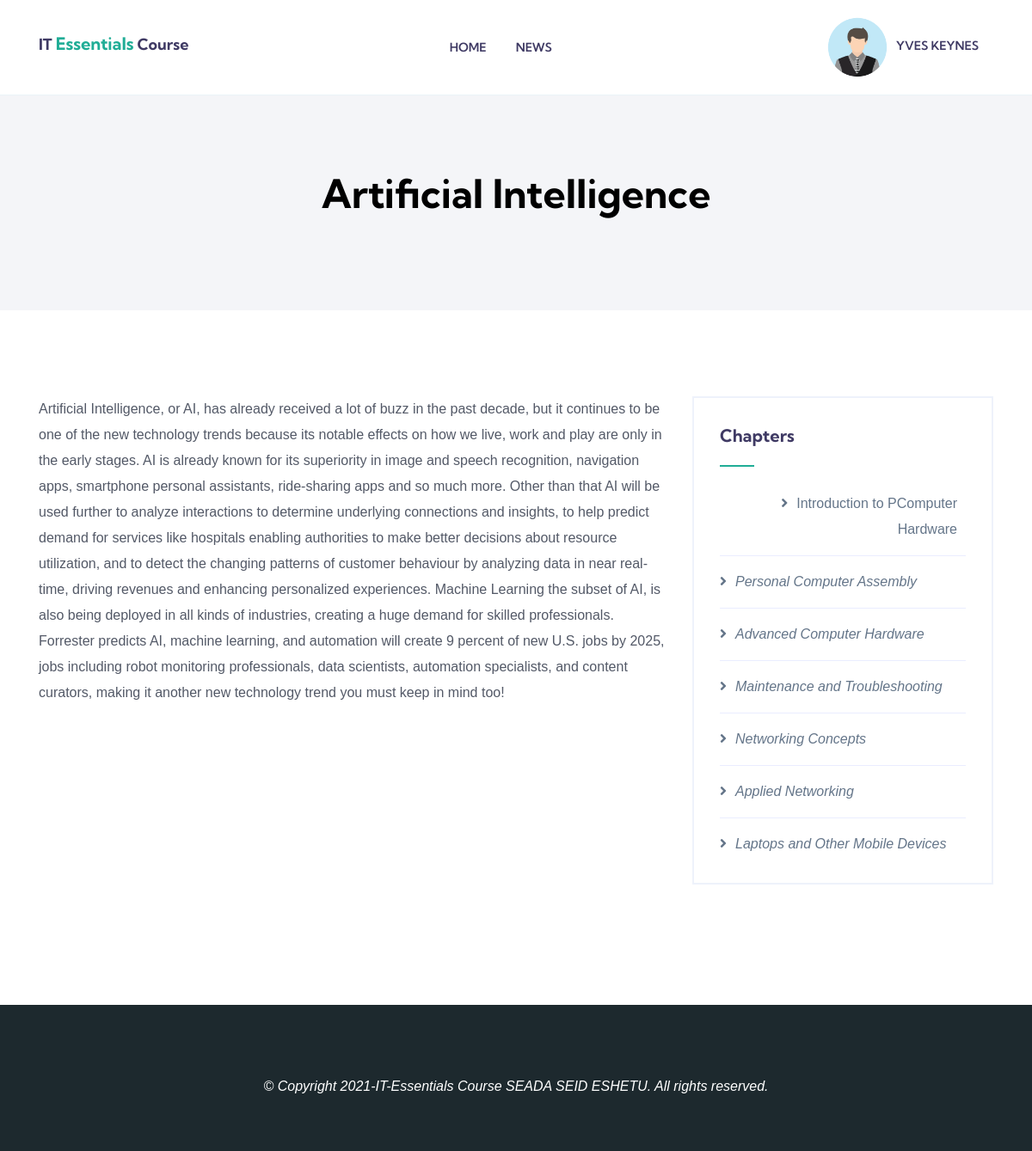
The app's page /news/1 (signed in) with its own data.
### it_essentials/models.py (models this page shows, shortened)
class StudentProfile(AbstractBaseUser, PermissionsMixin):
    email = models.EmailField(unique=True, max_length=30)
    name = models.CharField(max_length=250)
    profile_image = models.ImageField(upload_to='profile_images',null=True, blank=True, default="me.png")
    is_active = models.BooleanField(default=True)
    is_staff = models.BooleanField(default=False)
    date_joined = models.DateTimeField(default=timezone.now)
    last_login = models.DateTimeField(null=True)
    objects = UserProfileManager()
    USERNAME_FIELD = 'email'
    REQUIRED_FIELDS = ['name']

class News(models.Model):
    title = models.CharField(max_length=300)
    content = content = models.TextField()
    published_date = models.DateField(auto_now_add=True)

class Chapter(models.Model):
    name = models.CharField(max_length=300)
    content = models.TextField()
    cover_image = models.ImageField(upload_to='chapters_cover_images')
    file_to_download = models.FileField(upload_to='chapter_file', blank=True, null=True)
    created = models.DateTimeField(auto_now_add=True)

### it_essentials/views.py (the view)
# urls.py: path('news/<int:id>', news_details, name='news_details'),
def news_details(request, id):
    news=News.objects.get(id=id)
    chapters = Chapter.objects.all()
    return render(request, 'core/news_details.html',{'news':news,'chapters':chapters})

### it_essentials/templates/core/news_details.html
{% extends "index.html" %} {% block container %}
<section class="page-header">
    <div class="container">
        <div class="row justify-content-center">
            <div class="col-lg-8 col-xl-8">
                <div class="title-block">
                    <h1>{{news.title}}</h1>
                </div>
            </div>
        </div>
    </div>
</section>
<div class="page-wrapper">
    <div class="container">
        <div class="row">
            <div class="col-lg-8 col-xl-8">
                <div class="post-single">
                    <div class="single-post-content">
                        {{news.content}}
                    </div>
                </div>
            </div>
            <div class="col-lg-4 col-xl-4 ">
                <div class="blog-sidebar mt-5 mt-lg-0 ">
                    <div class="widget widget_categories ">
                        <h4 class="widget-title ">Chapters</h4>
                        <ul>
                            {% for chapter in chapters %}
                            <li class="cat-item "><a href="{% url 'chapter' chapter.id %}"><i class="fa fa-angle-right "></i>{{chapter.name}}</a><i>
                                {% endfor %}
                        </ul>
                    </div>
                </div>
            </div>
        </div>
    </div>
</div>
{% endblock container %}

### it_essentials/templates/index.html (shortened to what this page needs)
<!DOCTYPE html>
<html lang="zxx">
{% load static %}
<head>
    <link rel="stylesheet" href="{% static 'assets/vendors/bootstrap/bootstrap.css' %}">
    <link rel="stylesheet" href="{% static 'assets/vendors/fontawesome/css/all.css' %}">
    <link rel="stylesheet" href="{% static 'assets/vendors/flaticon/flaticon.css' %}">
    <link rel="stylesheet" href="{% static 'assets/vendors/animate-css/animate.css' %}">
    <link rel="stylesheet" href="{% static 'assets/vendors/owl/assets/owl.carousel.min.css' %}">
    <link rel="stylesheet" href="{% static 'assets/vendors/owl/assets/owl.theme.default.min.css' %}">
    <link rel="stylesheet" href="{% static 'assets/css/style.css' %}">
    <link rel="stylesheet" href="{% static 'assets/css/responsive.css' %}">
    <link rel="stylesheet" href="https://use.fontawesome.com/releases/v5.8.2/css/all.css">
</head>
<body id="top-header">
    <header>
        <div class="site-navigation main_menu menu-style-2" id="mainmenu-area">
            <nav class="navbar navbar-expand-lg">
                <div class="container">
                    <a class="navbar-brand" href="{% url 'homepage' %}">
                        <h5>IT <span class="brand-name">Essentials</span> Course</h5>
                    </a>
                    <div class="collapse navbar-collapse" id="navbarMenu">
                        <ul class="navbar-nav mx-auto">
                            <li class="nav-item ">
                                <a href="{% url 'homepage' %}" class="nav-link js-scroll-trigger">
                                    home
                                </a>
                            </li>
                            <li class="nav-item ">
                                <a href="{% url 'news' %}" class="nav-link">
                                    News
                                </a>
                            </li>
                        </ul>
                        {% if user.is_authenticated %}
                        <ul class="navbar-nav">
                            <li class="nav-item dropdown">
                                <a class="nav-link dropdown-toggle" href="#" id="navbar3" role="button"
                                    data-toggle="dropdown" aria-haspopup="true" aria-expanded="false">
                                    <img class="rounded-circle" src="{{user.profile_image.url}}" width="30"
                                        alt="bgvf">
                                    &nbsp; <span>{{user.name|title}}</span>
                                </a>
                            </li>
                        </ul>
                        {% else %}
                        <div class="header-login">
                            <a href="{% url 'login' %}" class="btn btn-solid-border btn-sm ">Log In</a>
                            <a href="{% url 'signup' %}" class="btn btn-main btn-sm">sign up</a>
                        </div>
                        {% endif %}
                    </div>
                </div>
            </nav>
        </div>
    </header>
    {% block container %}
    {% endblock container %}
    <section class="footer-2">
        <div class="container">
            <div class="copyright text-left text-center">
                <p class="right">© Copyright 2021-IT-Essentials Course SEADA SEID ESHETU. All rights reserved.</a> </p>
            </div>
        </div>
    </section>
</body>
</html>

### static/assets/css/responsive.css (style rules this page uses)
@media (min-width: 992px) and (max-width: 1200px) { .site-navigation { padding: 0px 20px; } }

### it_essentials/templates/index.html (style rules this page uses)
.rounded-circle { width: 70px; height: 70px; }
.right { color: white; padding-bottom: 60px; }
.brand-name { color: #20ad96; font-size: 20px; }

### records on screen
StudentProfile: profile_image (picture), name "YVES KEYNES"
News: title "Artificial Intelligence", content "Artificial Intelligence, or AI, has already received a lot of buzz in the past decade, but it continues to be one of the new technology trends because its notable effects on how we live, work and play are only in the early stages. AI is already known for its superiority in image and speech recognition, navigation apps, smartphone personal assistants, ride-sharing apps and so much more. Other than that AI will be used further to analyze interactions to determine underlying connections and insights, to help predict demand for services like hospitals enabling authorities to make better decisions about resource utilization, and to detect the changing patterns of customer behaviour by analyzing…"
Chapter: name "Introduction to PComputer Hardware"
Chapter: name "Personal Computer Assembly"
Chapter: name "Advanced Computer Hardware"
Chapter: name "Maintenance and Troubleshooting"
Chapter: name "Networking Concepts"
Chapter: name "Applied Networking"
Chapter: name "Laptops and Other Mobile Devices"
